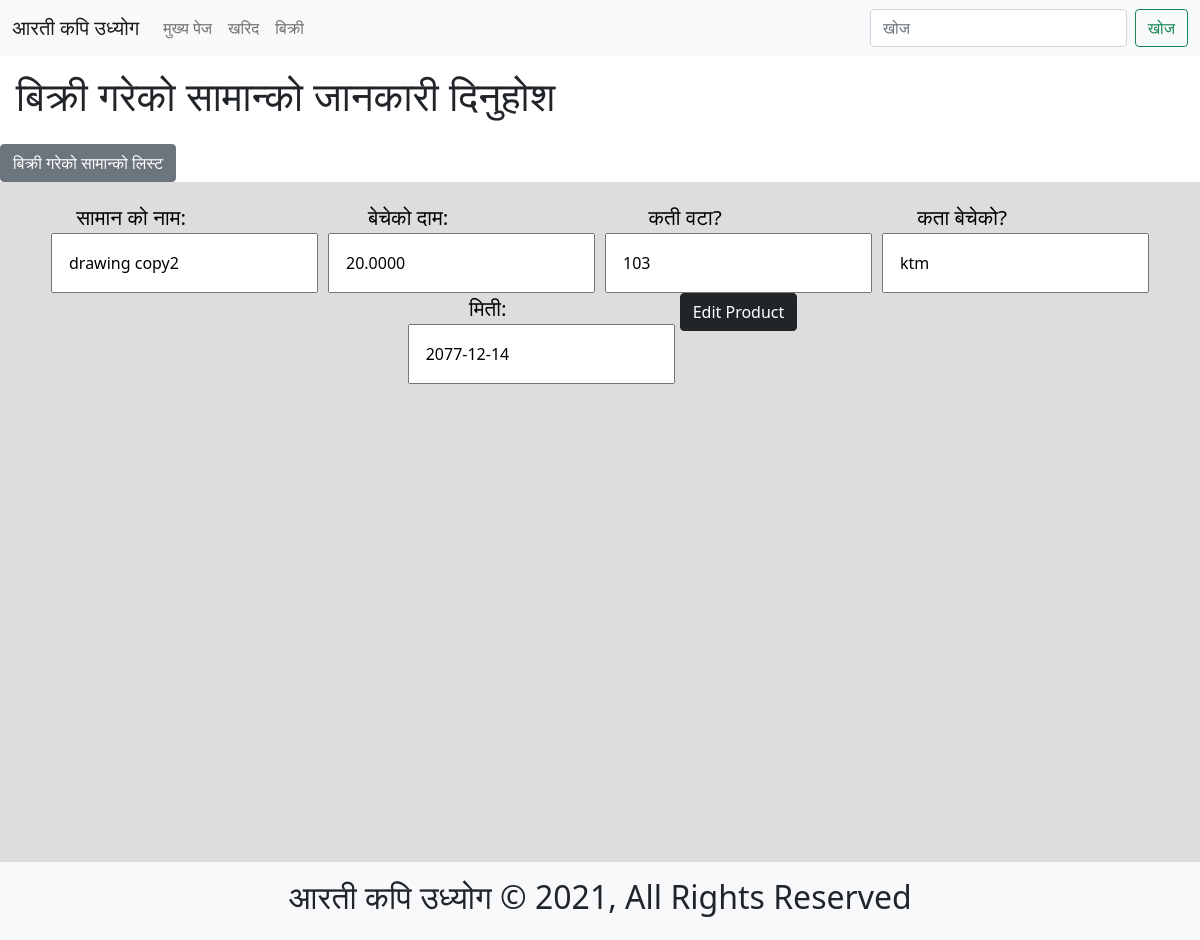
The page /sales/edit/drawing-copy2/ on the database its author committed.
### sales/models.py (models this page shows, shortened)
class Sales(models.Model):
    product_name = models.CharField(max_length=255, blank=False, null=True)
    price = models.DecimalField(
        decimal_places=4, max_digits=255, blank=False, null=True)
    quantity = models.CharField(max_length=255, blank=False, null=True)
    slug = models.SlugField(max_length=255, blank=False,
                            null=False, unique=True)
    sold_to = models.CharField(max_length=255, blank=False, null=True)
    date = models.DateField(auto_now=False, blank=True, null=True)
    objects = SalesManager()

### sales/views.py (the view, shortened to what this page needs)
# urls.py: path('edit/<str:slug>/', sale_edit),
def sale_edit(request, slug):
    template_name = "sale_edit.html"
    sale = Sales.objects.filter(slug=slug).first()
    sale_edit_form = SalesModelForm(
        request.POST or None, instance=sale)
    context = {
        "form": sale_edit_form
    }
    return render(request, template_name, context)

### sales/forms.py (shortened to what this page needs)
class SalesModelForm(forms.ModelForm):
    class Meta:
        model = Sales
        labels = {
            'product_name': 'सामान को नाम',
            'price': 'बेचेको दाम',
            'quantity': 'कती वटा?',
            'sold_to': 'कता बेचेको?',
            "date": "मिती",
        }
        fields = ["product_name", "price", "quantity", "sold_to", "date"]

### sales/models.py (called while the page is built)
    def get_queryset(self):
        return SalesQuerySet(self.model, using=self._db)

### sales/templates/sale_edit.html
{% extends 'sales_home.html' %}
{% block form %}
        {{form.as_p}}
{% endblock %}
{% block edit_button %}
<button class="btn btn-dark" type="submit">Edit Product</button>
{% endblock %}

### purchases/staticfiles/purchases_home/purchases_home.css (style rules this page uses)
#purchases_content .container p { margin: 0 5px; }
#purchases_content .container p label { display: block; text-align: center; margin-right: 40%; font-size: 1.3rem; }
#purchases_content .container p input { padding: 1rem; outline: none; min-width: 15vw; }

### staticfiles/base/base.css (style rules this page uses)
* { margin: 0; padding: 0; -webkit-box-sizing: border-box; box-sizing: border-box; }

### rows shown on the page
Sales: product_name "drawing copy2", price "20.0000", quantity "103", sold_to "ktm", date "2077-12-14"
